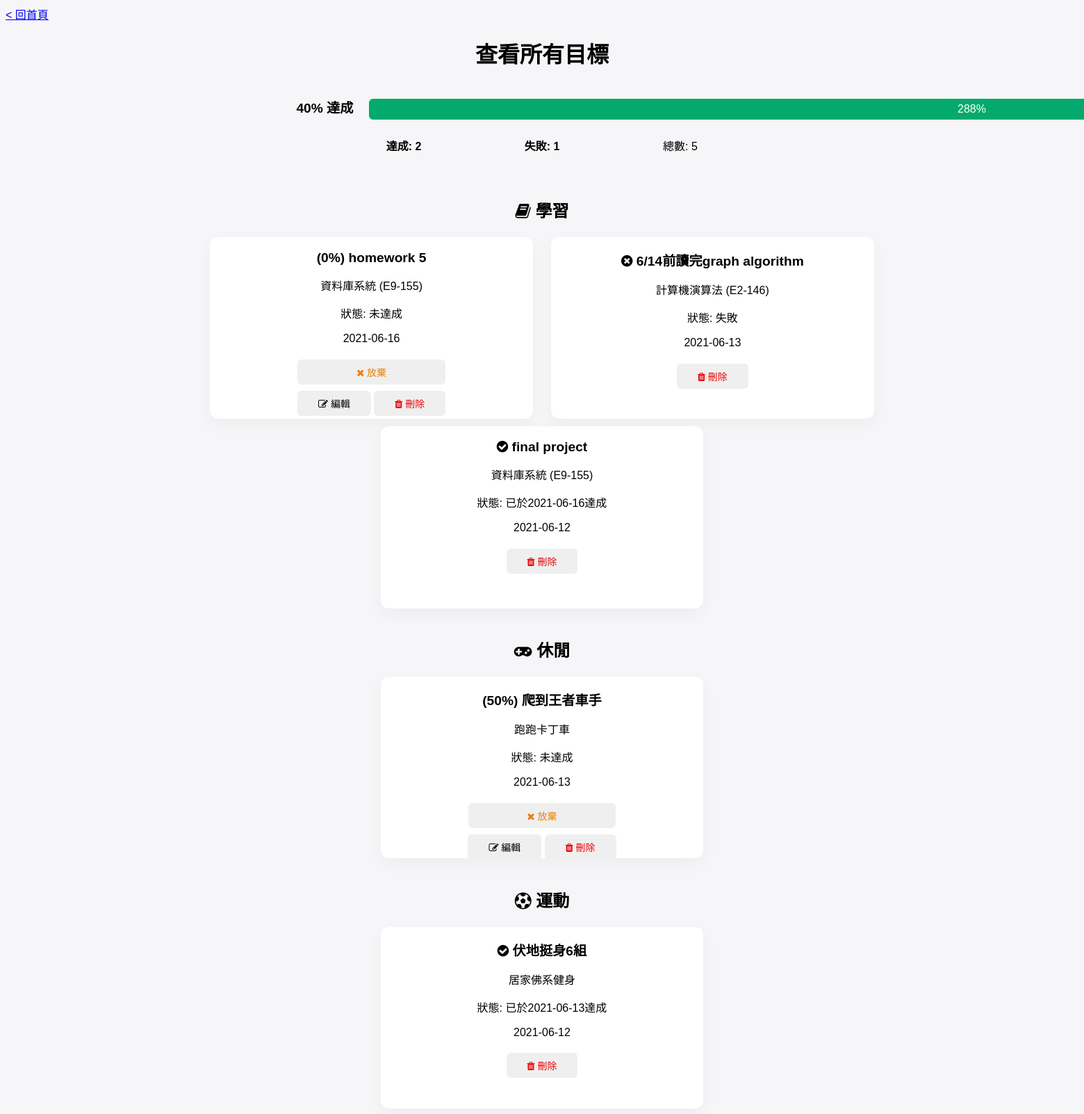
Page /goals/listAll on the earlier database version.
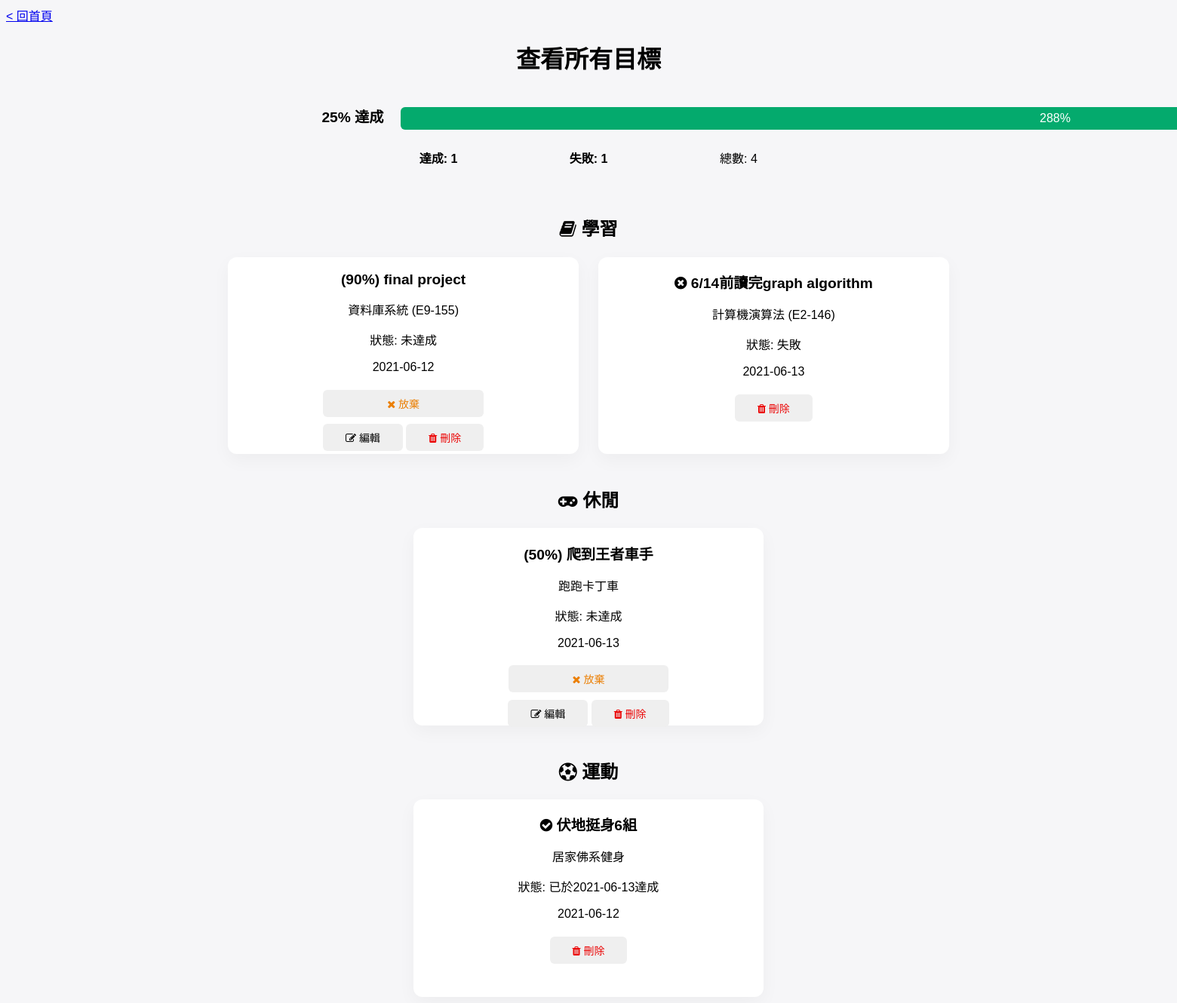
Same page on the later database version.
### MainApp/models.py (models this page shows, shortened)
class Goals(db.Model):
    __tablename__ = 'Goals'
    GoalNumber = db.Column(db.CHAR(6), primary_key=True)
    ItemNumber = db.Column(db.CHAR(6), db.ForeignKey('Items.ItemNumber', ondelete='CASCADE'), nullable=False)
    Goal = db.Column(db.VARCHAR(100), nullable=False)
    Achieved = db.Column(db.CHAR(1), nullable=False)
    AchievePercentage = db.Column(db.Integer, default=0)
    SetDate = db.Column(db.CHAR(10))
    AchieveDate = db.Column(db.CHAR(10))
    '''
    __table_args__ = (
        db.ForeignKeyConstraint(['ItemNumber'], ['Items.ItemNumber']),
    )
    '''
    goal_referenced_by_record = db.relationship('Records', lazy=True, foreign_keys='Records.GoalNumber')

class Items(db.Model):
    __tablename__ = 'Items'
    Category = db.Column(db.VARCHAR(20), nullable=False)
    ItemNumber = db.Column(db.CHAR(6), primary_key=True)
    Name = db.Column(db.VARCHAR(50), nullable=False)
    item_referenced_by_record = db.relationship('Records', lazy=True, cascade='delete')
    item_referenced_by_goal = db.relationship('Goals', lazy=True, cascade='delete')

### main.py (the view)
@app.route('/goals/listAll')
def goals_listAll():
    return goals_views.listGoals()

### MainApp/templates/goals/goal_listAll.html (shortened to what this page needs)
<!doctype html>
<html>
    <link rel="stylesheet" href="/static/goals/goal_listAll_css.css">
    <link rel="stylesheet" href="https://cdnjs.cloudflare.com/ajax/libs/font-awesome/4.7.0/css/font-awesome.min.css">
    <body onload="setInfo()">
        <a href="/home" title="go to Homepage">&lt; 回首頁</a>
        <div id="titleContainer">
            <h1 class="containerTitle">查看所有目標</h1>
            <div id="progressContainer">
                <div class="progress" id="messageContainer">
                    <h3 class="message">{{percentage}}% 達成</h3>
                </div>
                <div class="progress" id="barContainer">
                    <div id="bar">{{percentage}}%</div>
                </div>
            </div>
            <div id="progressDetailContainer">
                <div class="progressDetail" id="numberOfAchievedGoals">
                    <h4 class="numberOfAchievedGoals">達成: {{numberOfAchievedGoals}}</h4>
                </div>
                <div class="progressDetail" id="numberOfQuittedGoals">
                    <h4 class="numberOfAchievedGoals">失敗: {{numberOfQuittedGoals}}</h4>
                </div>
                <div class="progressDetail" id="numberOfGoalsContainer">
                    <p class="numberOfGoals">總數: {{numberOfGoals}}</p>
                </div>
            </div>
        </div>
        <div class="goals" id="goalListContainer">
            <h2 class="learningGoals"><i class="fa fa-book"></i> 學習</h2>
            <div class="goalsOuterContainer" id="learningGoalsContainer">
                {% for g in learningGoals %}
                <div class="goalContainer">
                    {% if g.Achieved == 'Y' %}
                        <h3 class="goal" id="goal"><i class="fa fa-check-circle"></i> {{g.Goal}}</h3>
                    {% elif g.Achieved == 'Q' %}
                        <h3 class="goal" id="goal"><i class="fa fa-times-circle"></i> {{g.Goal}}</h3>
                    {% else %}
                        <h3 class="goal" id="goal">({{g.AchievePercentage}}%) {{g.Goal}}</h3>
                    {% endif %}
                    {% if g.Category == 'Learning' %}
                        <p class="goal" id="item">{{g.Name}} ({{g.ItemNumber}})</p>
                    {% else %}
                        <p class="goal" id="item">{{g.Name}}</p>
                    {% endif %}
                    {% if g.Achieved == 'Y' %}
                        <p class="goal" id="achieveInfo">狀態: 已於{{g.AchieveDate}}達成</p>
                    {% elif g.Achieved == 'N' %}
                        <p class="goal" id="achieveInfo">狀態: 未達成</p>
                    {% else %}
                        <p class="goal" id="achieveInfo">狀態: 失敗</p>
                    {% endif %}
                    <p class="goal" id="setDate">{{g.SetDate}}</p>
                    <div class="buttonContainer">
                        {% if g.Achieved == 'N' %}
                            <button class="quitRequestButton" onclick="quitWarn('{{g.GoalNumber}}')"><i class="fa fa-close"></i> 放棄</button>
                            <br>
                            <button class="modifyRequestButton" onclick="sendModifyRequest('{{g.GoalNumber}}')"><i class="fa fa-edit"></i> 編輯</button>
                        {% endif %}
                        <button class="deleteRequestButton" onclick="deleteWarn('{{g.GoalNumber}}')"><i class="fa fa-trash"></i> 刪除</button>
                    </div>
                </div>
                {% endfor %}
            </div>
            <h2 class="leisureGoals"><i class="fa fa-gamepad"></i> 休閒</h2>
            <div class="goalsOuterContainer" id="leisureGoalsContainer">
                {% for g in leisureGoals %}
                <div class="goalContainer">
                    {% if g.Achieved == 'Y' %}
                        <h3 class="goal" id="goal"><i class="fa fa-check-circle"></i> {{g.Goal}}</h3>
                    {% elif g.Achieved == 'Q' %}
                        <h3 class="goal" id="goal"><i class="fa fa-times-circle"></i> {{g.Goal}}</h3>
                    {% else %}
                        <h3 class="goal" id="goal">({{g.AchievePercentage}}%) {{g.Goal}}</h3>
                    {% endif %}
                    {% if g.Category == 'Learning' %}
                        <p class="goal" id="item">{{g.Name}} ({{g.ItemNumber}})</p>
                    {% else %}
                        <p class="goal" id="item">{{g.Name}}</p>
                    {% endif %}
                    {% if g.Achieved == 'Y' %}
                        <p class="goal" id="achieveInfo">狀態: 已於{{g.AchieveDate}}達成</p>
                    {% elif g.Achieved == 'N' %}
                        <p class="goal" id="achieveInfo">狀態: 未達成</p>
                    {% else %}
                        <p class="goal" id="achieveInfo">狀態: 失敗</p>
                    {% endif %}
                    <p class="goal" id="setDate">{{g.SetDate}}</p>
                    <div class="buttonContainer">
                        {% if g.Achieved == 'N' %}
                            <button class="quitRequestButton" onclick="quitWarn('{{g.GoalNumber}}')"><i class="fa fa-close"></i> 放棄</button>
                            <br>
                            <button class="modifyRequestButton" onclick="sendModifyRequest('{{g.GoalNumber}}')"><i class="fa fa-edit"></i> 編輯</button>
                        {% endif %}
                        <button class="deleteRequestButton" onclick="deleteWarn('{{g.GoalNumber}}')"><i class="fa fa-trash"></i> 刪除</button>
                    </div>
                </div>
                {% endfor %}
            </div>
            <h2 class="sportsGoals"><i class="fa fa-soccer-ball-o"></i> 運動</h2>
            <div class="goalsOuterContainer" id="sportsGoalsContainer">
                {% for g in sportsGoals %}
                <div class="goalContainer">
                    {% if g.Achieved == 'Y' %}
                        <h3 class="goal" id="goal"><i class="fa fa-check-circle"></i> {{g.Goal}}</h3>
                    {% elif g.Achieved == 'Q' %}
                        <h3 class="goal" id="goal"><i class="fa fa-times-circle"></i> {{g.Goal}}</h3>
                    {% else %}
                        <h3 class="goal" id="goal">({{g.AchievePercentage}}%) {{g.Goal}}</h3>
                    {% endif %}
                    {% if g.Category == 'Learning' %}
                        <p class="goal" id="item">{{g.Name}} ({{g.ItemNumber}})</p>
                    {% else %}
                        <p class="goal" id="item">{{g.Name}}</p>
                    {% endif %}
                    {% if g.Achieved == 'Y' %}
                        <p class="goal" id="achieveInfo">狀態: 已於{{g.AchieveDate}}達成</p>
                    {% elif g.Achieved == 'N' %}
                        <p class="goal" id="achieveInfo">狀態: 未達成</p>
                    {% else %}
                        <p class="goal" id="achieveInfo">狀態: 失敗</p>
                    {% endif %}
                    <p class="goal" id="setDate">{{g.SetDate}}</p>
                    <div class="buttonContainer">
                        <button class="deleteRequestButton" onclick="deleteWarn('{{g.GoalNumber}}')"><i class="fa fa-trash"></i> 刪除</button>
                    </div>
                </div>
                {% endfor %}
            </div>
        </div>
    </body>
</html>

### MainApp/static/goals/goal_listAll_css.css (style rules this page uses)
body { background-color: #f6f6f8; }
a, li, div, h1, h2, h3, h4, p { font-family: sans-serif; }
h2 { text-align: center; padding-top: 2%; margin-bottom: 1%; }
h3 { font-size: larger; margin-bottom: 0%; }
h4 { margin-top: 1%; text-align: center; }
#titleContainer { width: 60%; text-align: center; margin: auto; }
.progress { display: inline-block; }
#messageContainer { width: auto; text-align: left; margin: 0% 1% 0% 5%; }
#barContainer { width: 65%; margin: 1% 5% 1% 1%; background-color: #d4d3d3; border-radius: 6px; align-items: center; }
#bar { width: 0%; height: 30px; color: white; background-color: #04AA6D; border-radius: 6px; text-align: center; line-height: 30px; }
#numberOfAchievedGoals { margin: 0; }
#progressDetailContainer { width: 70%; text-align: center; display: inline-block; }
.progressDetail { width: 30%; display: inline-block; }
#goalListContainer { width: 70%; margin: auto; text-align: center; }
.goalContainer { height: 240px; width: 43%; margin: 1%; margin-bottom: 0%; padding-bottom: 2%; background-color: white; border-width: 1px; border-radius: 12px; box-shadow: 0px 8px 24px rgb(13 13 18 / 4%); vertical-align: top; display: inline-block; }
.buttonContainer { text-align: center; }
button { border-style: none; border-radius: 6px; font-size: 14px; margin-top: 1%; margin-bottom: 1%; cursor: pointer; }
.modifyRequestButton { color: black; padding: 8px 30px; }
.deleteRequestButton { color: rgb(235, 4, 4); padding: 8px 30px; }
.quitRequestButton { color: rgb(235, 127, 4); padding: 8px 85px; }

Differences in the rows shown:
removed Goals: AchievePercentage "0", Goal "homework 5", Name "資料庫系統", ItemNumber "E9-155", Achieved "狀態: 未達成", SetDate "2021-06-16", shown under "學習"
changed Goals "final project": AchievePercentage (not shown) → "90"; AchieveDate "2021-06-16" → (not shown); Achieved "狀態: 已於 達成" → "( %) 狀態: 未達成 放棄 編輯"; moves up the list
Other differences:
{{ percentage }}: "40" → "25"
{{ numberOfAchievedGoals }}: "2" → "1"
{{ numberOfGoals }}: "5" → "4"
